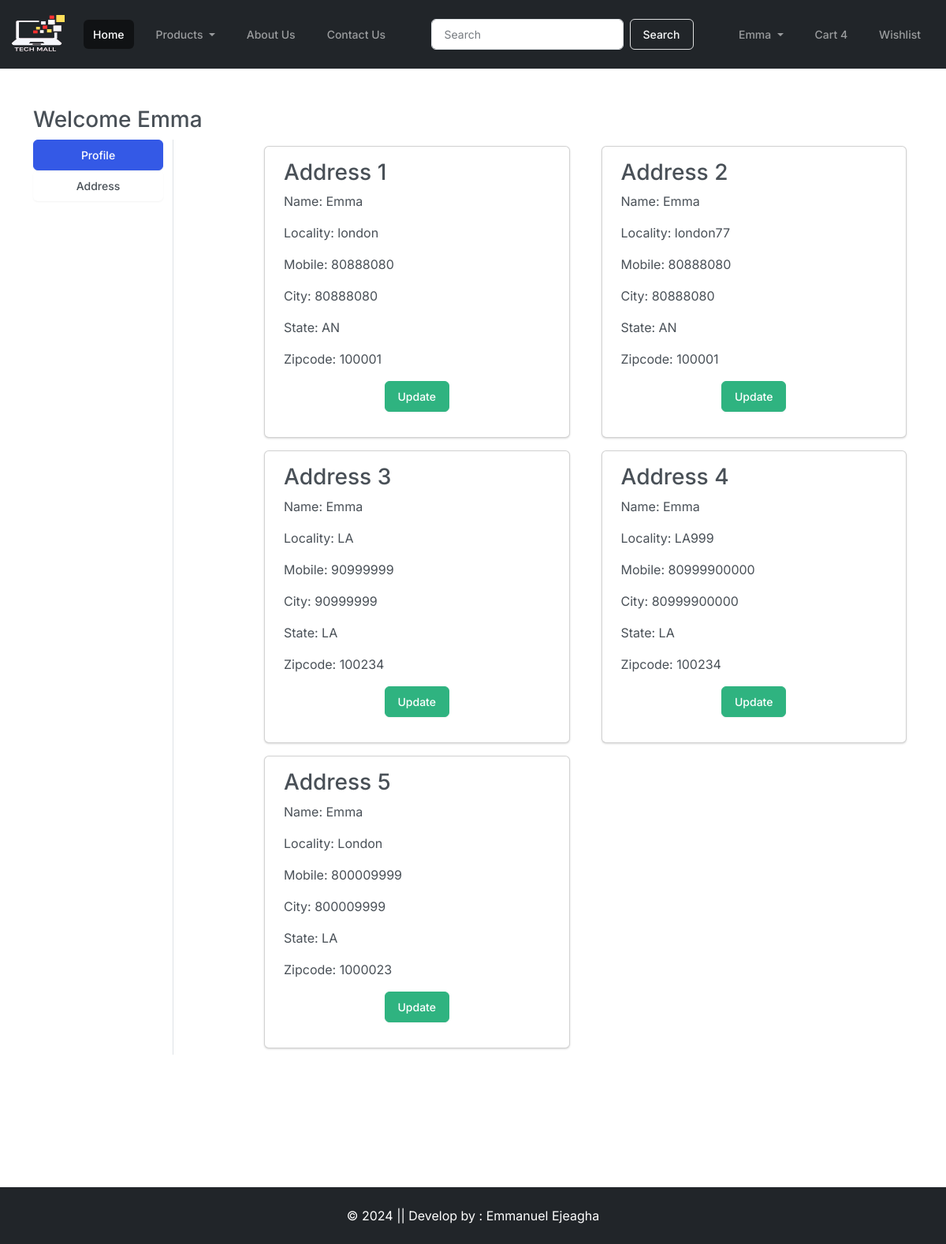
Page /address/ (signed in) on the earlier database version.
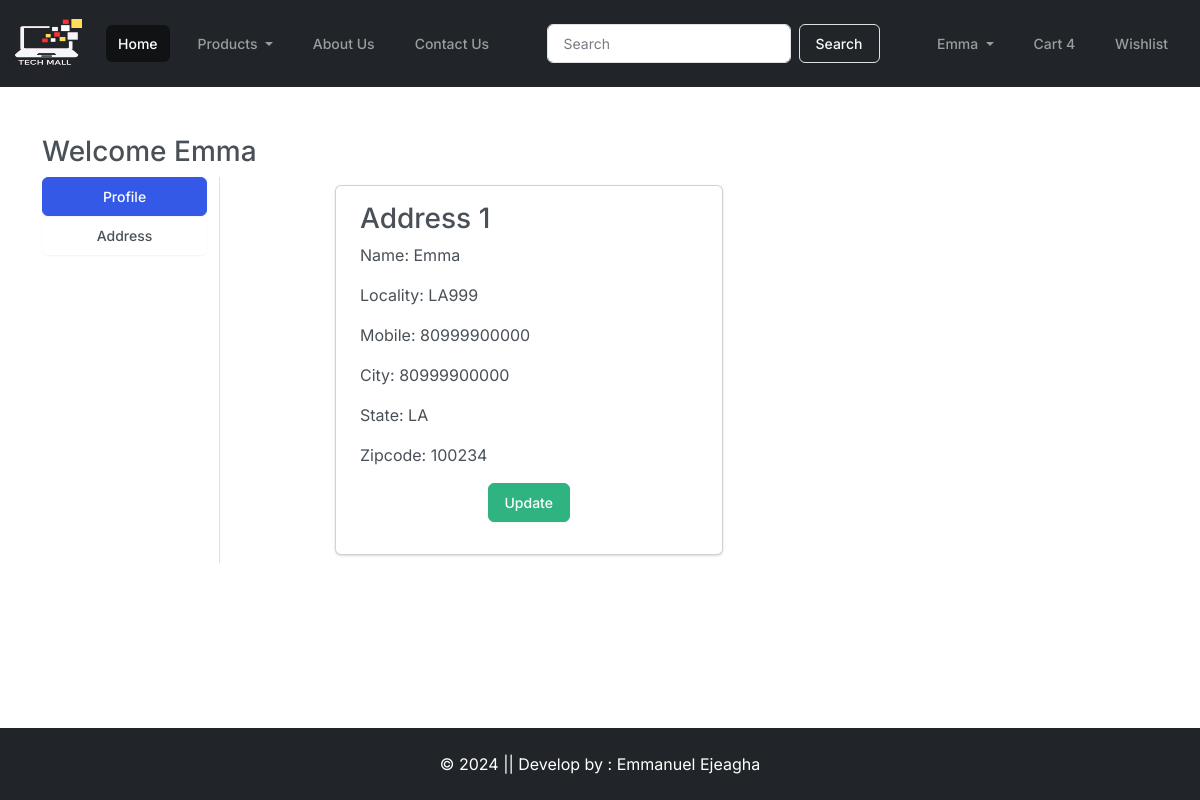
Same page on the later database version.
### app/models.py (models this page shows, shortened)
class Customer(models.Model):
    user = models.ForeignKey(User, on_delete=models.CASCADE)
    name = models.CharField(max_length=200)
    locality = models.CharField(max_length=200)
    city = models.CharField(max_length=50)
    mobile = models.IntegerField(default=0)
    zipcode = models.IntegerField()
    state = models.CharField(choices=STATE_CHOICES, max_length=100)

### app/views.py (the view)
# urls.py: path('address/', views.address, name='address'),
def address(request):
    add = Customer.objects.filter(user=request.user)
    return render(request, 'app/address.html', {'add': add})

### templates/app/address.html (shortened to what this page needs)
{% extends 'app/base.html' %}
{% load static %}
{% block main-content %}
<div class="container mt-5">
    <div class="row">
        <h3>Welcome <span class="text-capitalize">{{request.user}}</span> </h3>
        <div class="col-sm-2 border-end">
            <ul class="list-unstyled">
                <li class="d-grid"><a href="{% url 'profile' %}" class="btn btn-primary">Profile</a></li>
                <li class="d-grid"><a href="{% url 'address' %}" class="btn ">Address</a></li>
            </ul>
        </div>
        <div class="col-sm-9 offset-sm-1">
            <div class="row">
                {% for ad in add %}
                <div class="col-sm-6">
                    <div class="card m-2">
                     <div class="card-body">
                      <h3>Address {{forloop.counter}}</h3>
                      <p>Name: {{ad.name}}</p>
                      <p>Locality: {{ad.locality}}</p>
                      <p>Mobile: {{ad.mobile}}</p>
                      <p>City: {{ad.mobile}}</p>
                      <p>State: {{ad.state}}</p>
                      <p>Zipcode: {{ad.zipcode}}</p>
                      <p class="text-center"><a href="{% url 'updateAddress' pk=ad.id %}" class="btn btn-success" type="button">Update</a></p>
                     </div>
                    </div>
                </div>
                {% endfor %}
            </div>
        </div>
    </div>
</div>
<br><br>
<br><br>
{% endblock main-content %}

Differences in the rows shown:
removed Customer: name "Emma", locality "london", mobile "80888080", state "AN", zipcode "100001"
removed Customer: name "Emma", locality "london77", mobile "80888080", state "AN", zipcode "100001"
removed Customer: name "Emma", locality "LA", mobile "90999999", state "LA", zipcode "100234"
removed Customer: name "Emma", locality "London", mobile "800009999", state "LA", zipcode "1000023"
